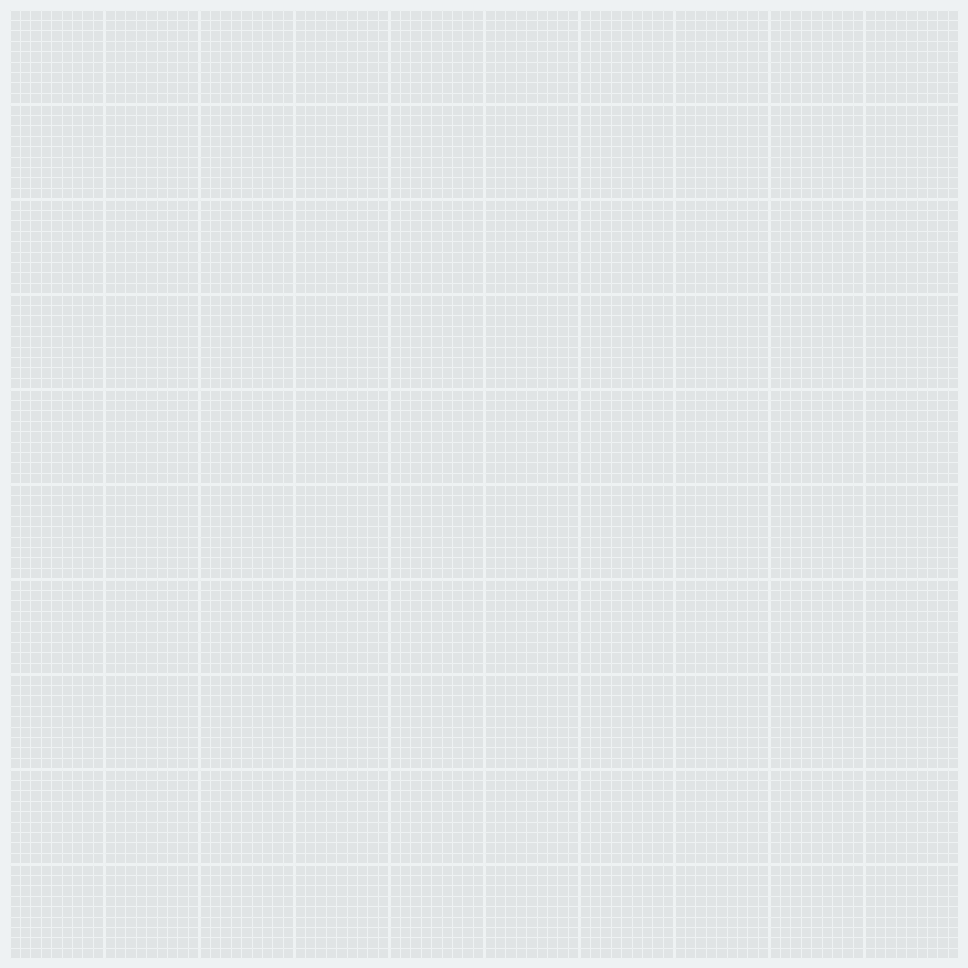
Frame 1 (no input)
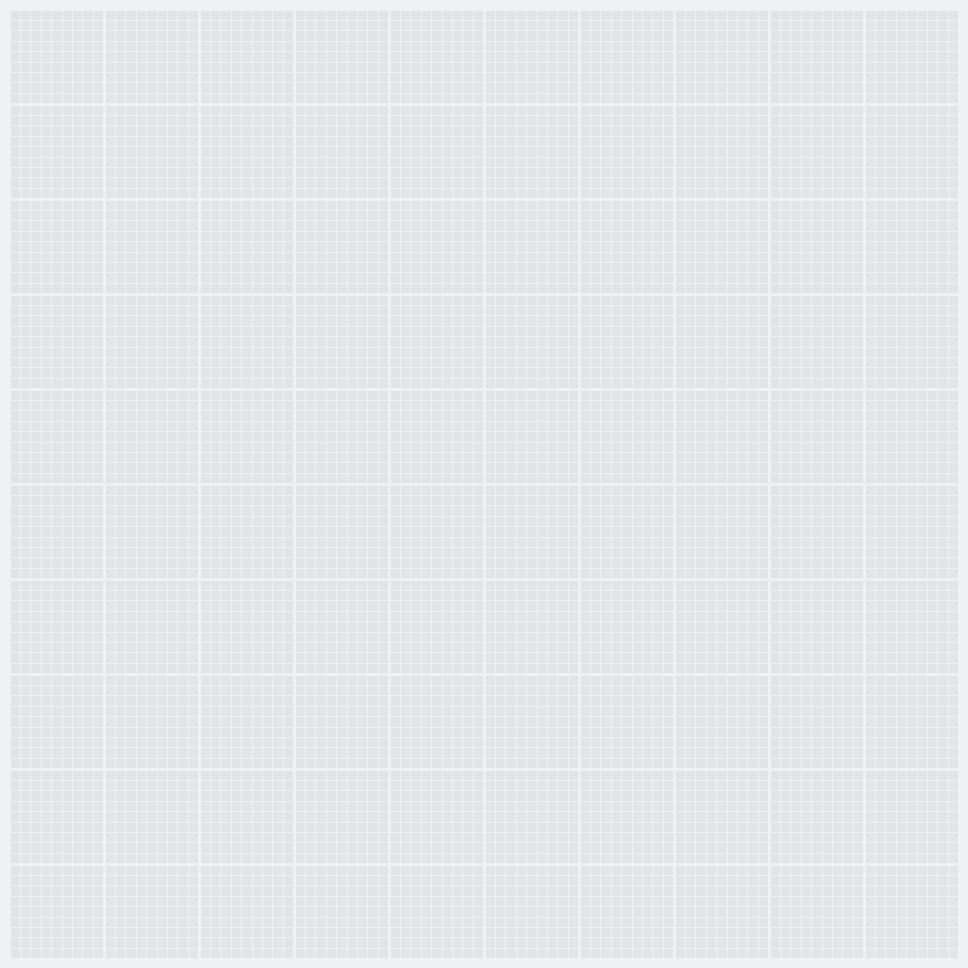
Frame 2 (the mouse pressed at the canvas centre, redrawn once)

The Processing sketch that drew these frames (run headless with seeded random() and noise(); the mouse was pressed at the canvas centre and the sketch redrawn once):

// Processing sketch: main
// ── main.pde
public static final float UNIT_SIZE           = 1.3;
public static final int MATRIX_LENTGH         = 10;
public static final int MATRIX_CELL_UNITS     = 9;
public static final int MATRIX_CELL_UNIT_SIZE = 8;
public static final int MATRIX_CELL_SIZE      = int(UNIT_SIZE * MATRIX_CELL_UNIT_SIZE * MATRIX_CELL_UNITS);
public static final int MATRIX_CELL_CORNER    = int(MATRIX_CELL_SIZE * 0.02);
public static final int MATRIX_PADDING        = 2;
public static final int SKETCH_PADDING        = 10;

void settings() {
  int WIDTH  = MATRIX_LENTGH * MATRIX_CELL_SIZE + (MATRIX_PADDING * (MATRIX_LENTGH - 1)) + (SKETCH_PADDING * 2);
  int HEIGHT = MATRIX_LENTGH * MATRIX_CELL_SIZE + (MATRIX_PADDING * (MATRIX_LENTGH - 1)) + (SKETCH_PADDING * 2);
  size(WIDTH, HEIGHT);
}

void setup() {
  background(#EEF2F3);
  noStroke();
  noLoop();
}

void draw() {

  for (int r = 0; r < MATRIX_LENTGH; r++) {
    int VPAD = (r == 0) ? 0 : MATRIX_PADDING * r;
    for (int c = 0; c < MATRIX_LENTGH; c++) {
      int HPAD = (c == 0) ? 0 : MATRIX_PADDING * c;
      int ROW = r * MATRIX_CELL_SIZE + SKETCH_PADDING + VPAD;
      int COL = c * MATRIX_CELL_SIZE + SKETCH_PADDING + HPAD;
      
      noFill();
      stroke(#EEF2F3);
      rect(ROW, COL, MATRIX_CELL_SIZE, MATRIX_CELL_SIZE, MATRIX_CELL_CORNER);

      fill(#E0E4E5);
      for (int ur = 0; ur < MATRIX_CELL_UNITS; ur++) {
        for (int uc = 0; uc < MATRIX_CELL_UNITS; uc++) {
          rect(
              ROW + (ur * MATRIX_CELL_UNIT_SIZE * UNIT_SIZE),
              COL + (uc * MATRIX_CELL_UNIT_SIZE * UNIT_SIZE),
              MATRIX_CELL_UNIT_SIZE * UNIT_SIZE,
              MATRIX_CELL_UNIT_SIZE * UNIT_SIZE,
              MATRIX_CELL_CORNER
            );
        }
      }
    }
  }
  
  save("sample-matrix.png");
}
